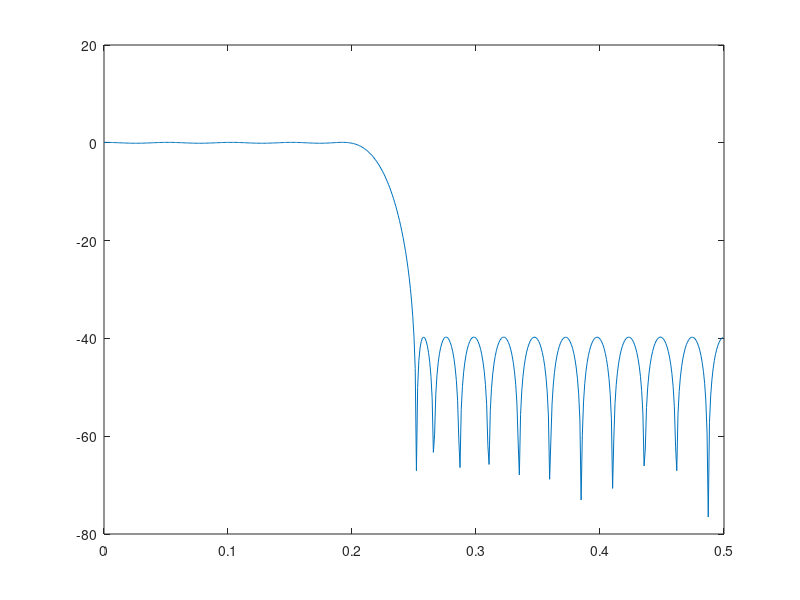
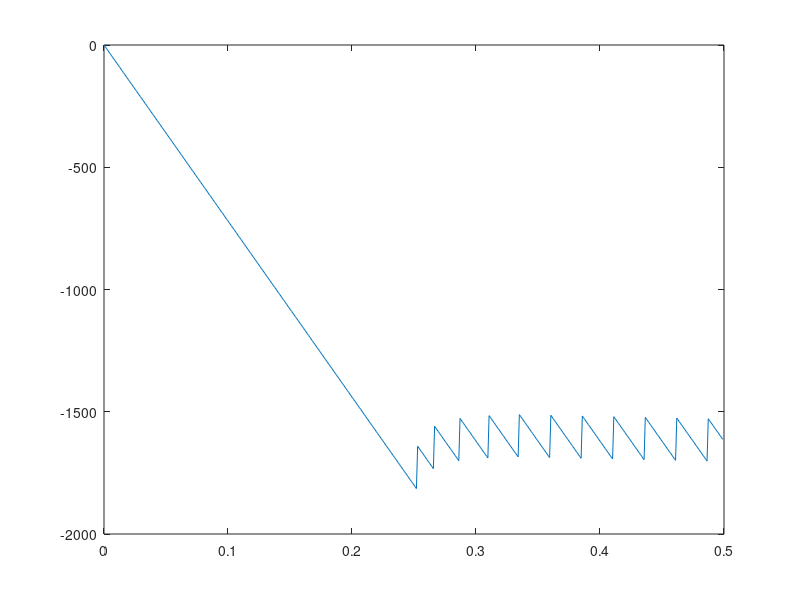
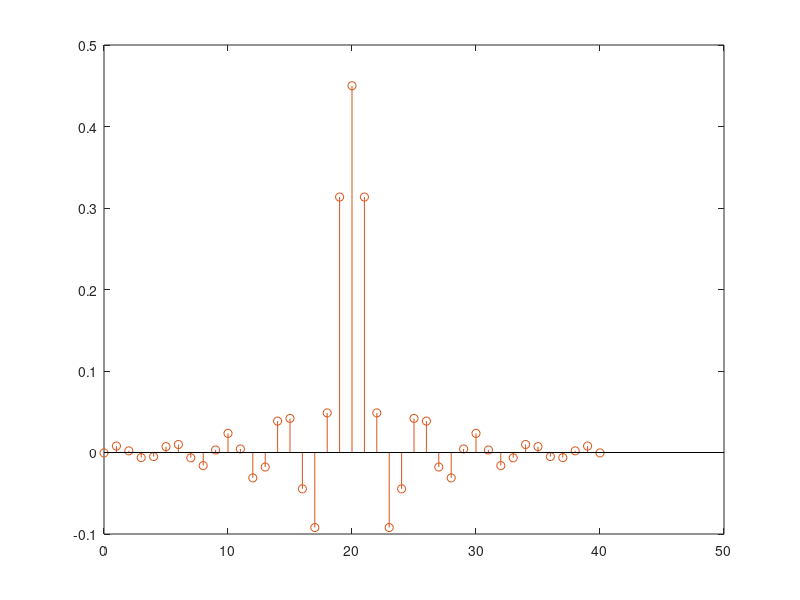

The MATLAB source for these figures, in order:
% MATLAB script for Illustrative Problem 3, Chapter 6.
echo on
f_cutoff=2000;				% the desired cut-off frequency
f_stopband=2500;			% the actual stopband frequency
fs=10000;				% the sampling frequency
f1=2*f_cutoff/fs;			% the normalized passband frequency
f2=2*f_stopband/fs;			% the normalized stopband frequency
N=41;					% this number is found by experiment
F=[0 f1 f2 1];		
M=[1 1 0 0];				% describes the low-pass filter
B=remez(N-1,F,M);			% returns the FIR tap coefficients
% plotting command follows
figure(1);
[H,W]=freqz(B);
H_in_dB=20*log10(abs(H));
plot(W/(2*pi),H_in_dB);
figure(2);
plot(W/(2*pi),(180/pi)*unwrap(angle(H)));
% plot of the impulse response follows
figure(3);
plot(zeros(size([0:N-1])));
hold;
stem([0:N-1],B);